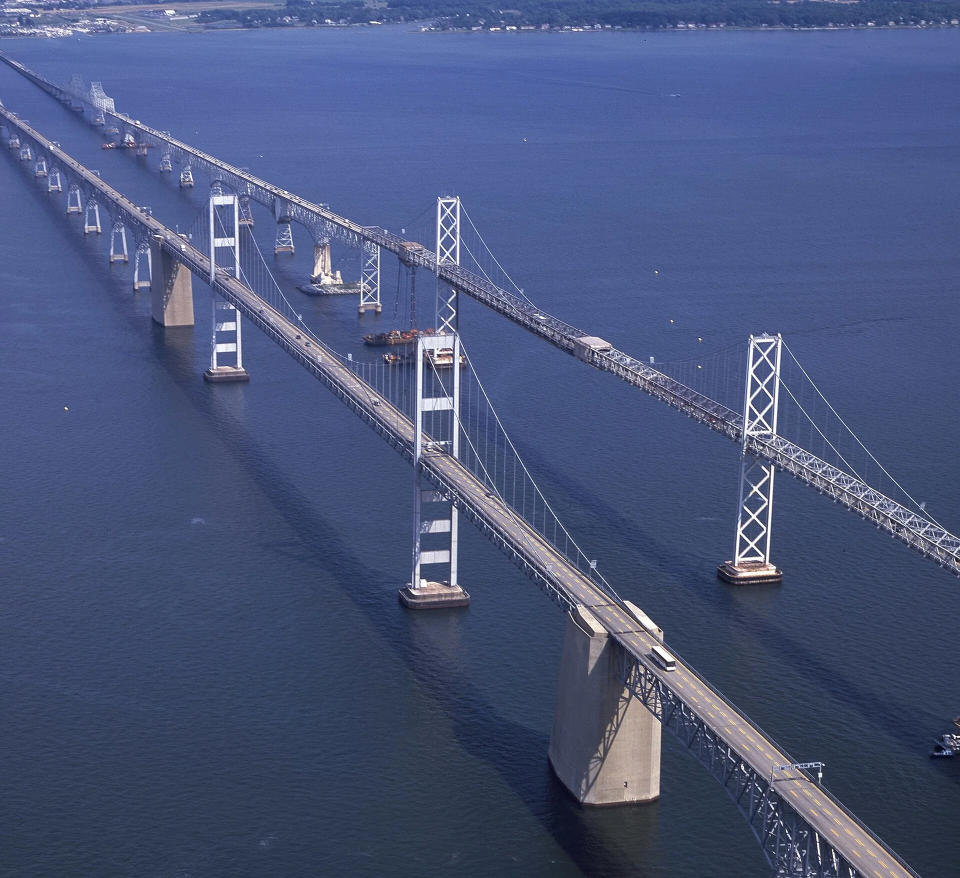
#> input picture content/source/chesapeake-bay-bridge-1920.webp, 1920 x 1756 px (shown at 1/2 size)
$ python make-social-cards.py
#> lines starting #> are read from the running program, lines starting #| are printed output that depends on the picture
"""Render the 1200x630 social preview cards used for Open Graph and Twitter.

public/assets/social-mdeagles.jpg is the default (homepage). Every brief, guide and section page also gets its
own card in public/assets/social/ showing that page's title, so a link shared in a text, group chat or on social
media says what the page is. Uses the graded bridge photograph and the self-hosted Newsreader and Hanken Grotesk
fonts (pinned to one weight, converted from woff2 in memory).
Run: python3 scripts/make-social-cards.py
"""
import io
import json
from pathlib import Path

import numpy as np
from fontTools.ttLib import TTFont
from fontTools.varLib import instancer
from PIL import Image, ImageDraw, ImageFont

root = Path(__file__).resolve().parents[1]
assets = root / 'public' / 'assets'
out_dir = assets / 'social'
out_dir.mkdir(exist_ok=True)
W, H = 1200, 630
WHITE, GOLD, SOFT = (251, 249, 243, 255), (255, 200, 56, 255), (201, 210, 212, 255)
_fonts = {}


def font(name, size, weight=400, opsz=None):
    key = (name, size, weight, opsz)
    if key not in _fonts:
        axes = {'wght': weight}
        if opsz:
            axes['opsz'] = opsz
        ttf = instancer.instantiateVariableFont(TTFont(assets / name), axes)
        ttf.flavor = None
        buffer = io.BytesIO()
        ttf.save(buffer)
        buffer.seek(0)
        _fonts[key] = ImageFont.truetype(buffer, size)
    return _fonts[key]


photo = Image.open(root / 'content' / 'source' / 'chesapeake-bay-bridge-1920.webp').convert('RGB')
#> photo is the input picture: PIL image 1920x1756 RGB; mean R, G, B 73.4, 85.5, 123.2
# the graded film image is what the site shows, so use it
photo = Image.open(assets / 'bay-bridge-film-1920.webp').convert('RGB')
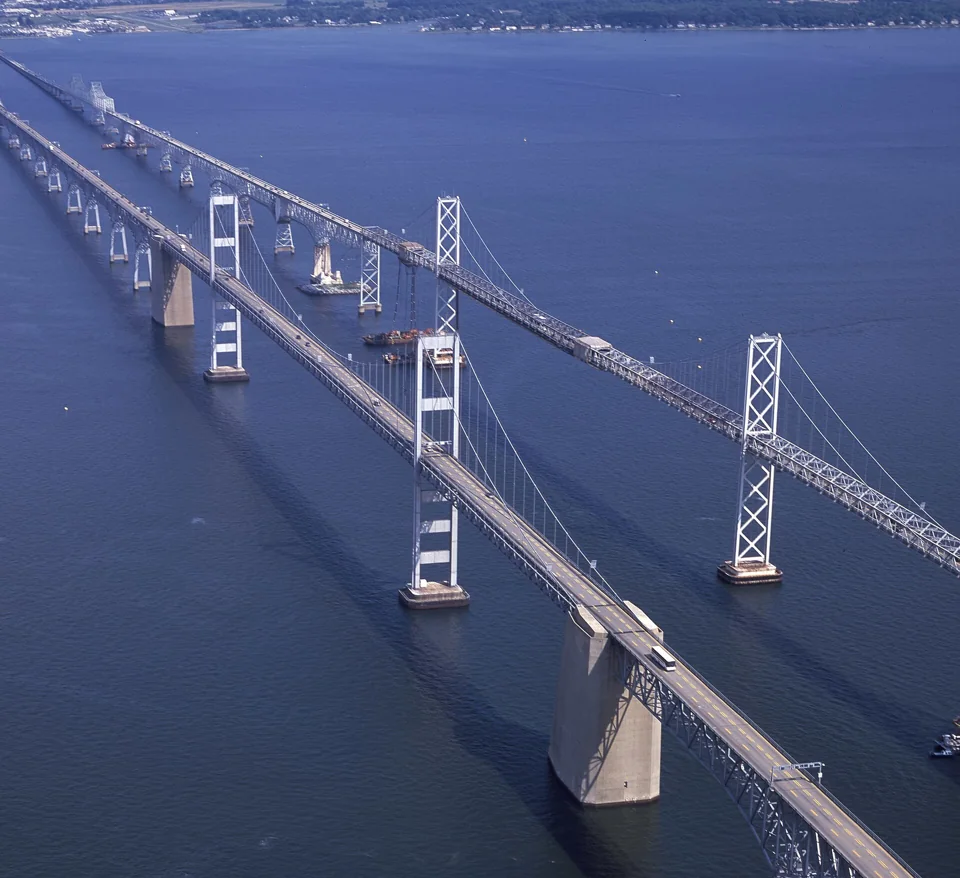
#> input picture assets/chesapeake-bay-bridge-960.webp, 960 x 878 px, given in place of bay-bridge-film-1920.webp, which was not available
#> photo is the input picture: PIL image 960x878 RGB; mean R, G, B 73.3, 85.5, 123.2
xs, ys = np.meshgrid(np.arange(W), np.arange(H))
left = np.clip(1 - xs / (W * 0.82), 0, 1) ** 1.2
bottom = np.clip((ys - H * 0.3) / (H * 0.7), 0, 1) ** 1.5
alpha = np.clip(255 * (0.86 * left + 0.6 * bottom), 0, 238).astype(np.uint8)
shade = Image.fromarray(np.dstack([np.full((H, W), 18), np.full((H, W), 15), np.full((H, W), 16), alpha]).astype(np.uint8), 'RGBA')
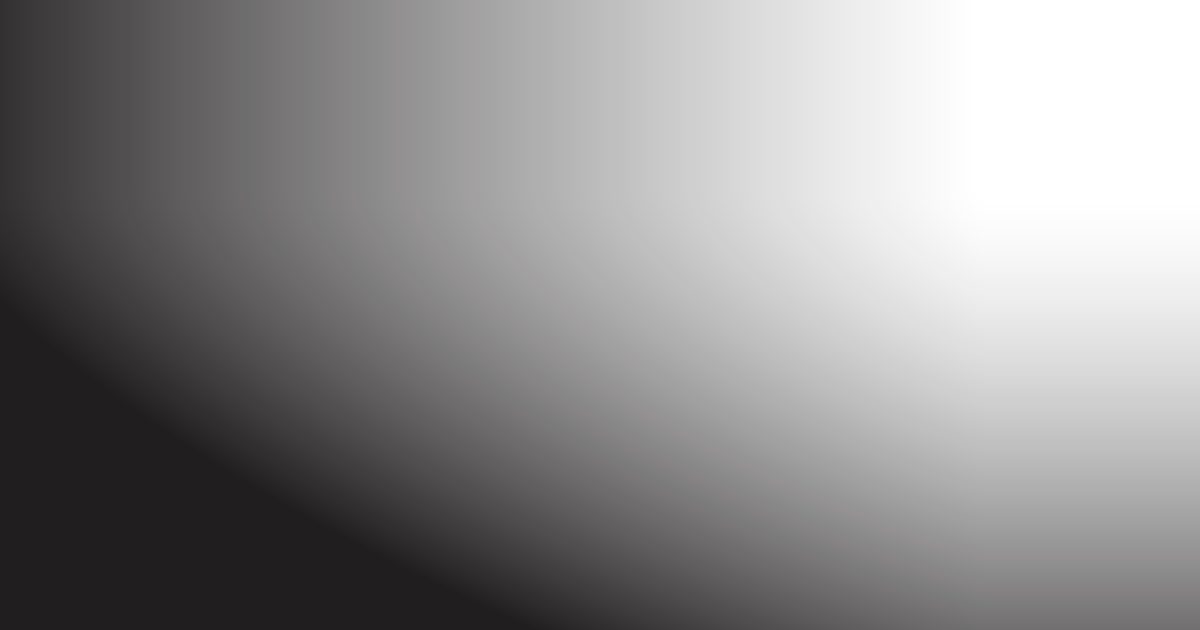
#> shade: PIL image 1200x630 RGBA; mean R, G, B, A 18, 15, 16, 119.8; transparent parts drawn white


def background(top):
#> called with top = 330
    crop_h = round(photo.width * H / W)
#> crop_h = 504
    card = photo.crop((0, top, photo.width, top + crop_h)).resize((W, H), Image.LANCZOS).convert('RGBA')
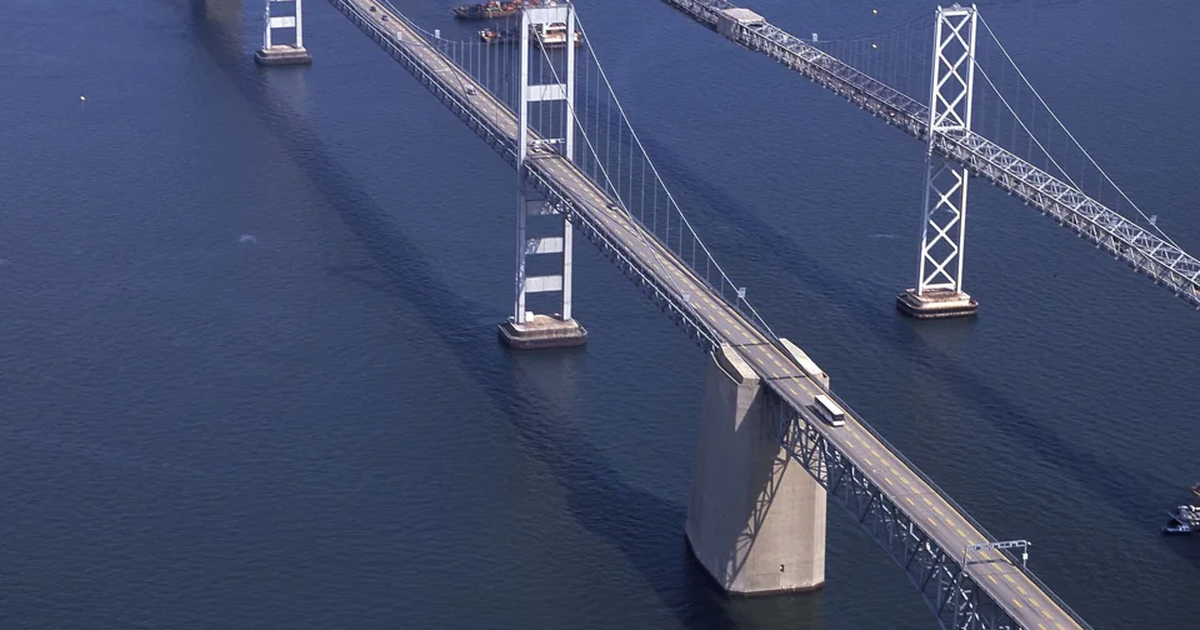
#> card: PIL image 1200x630 RGBA; mean R, G, B, A 68, 78.3, 108.4, 255
    card = Image.alpha_composite(card, shade)
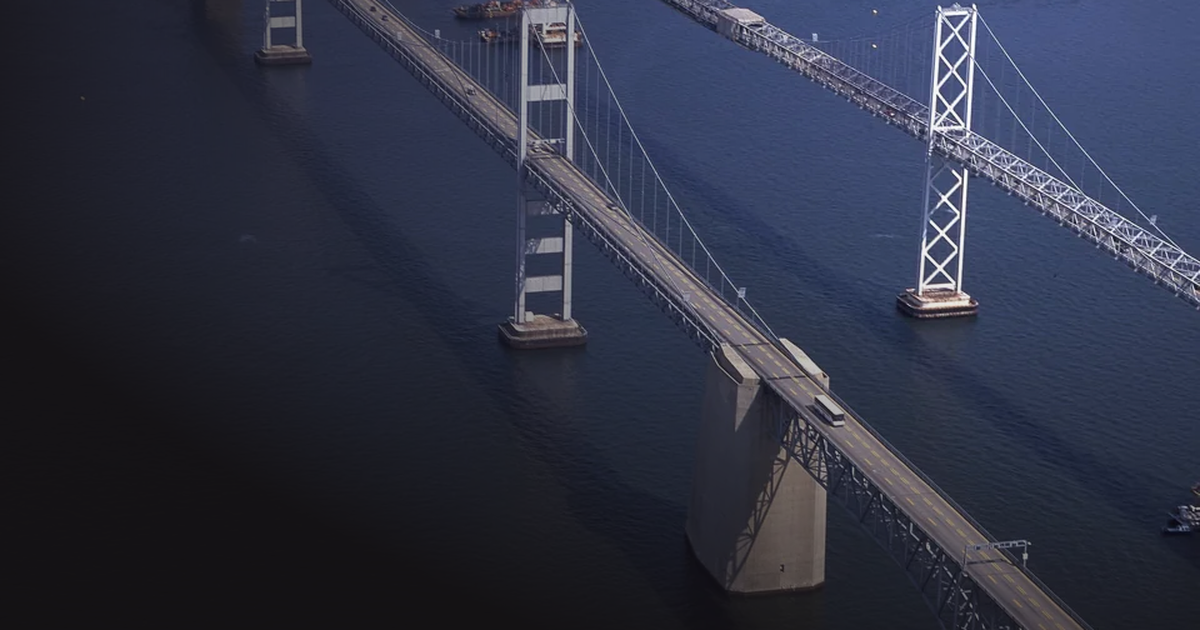
#> card: PIL image 1200x630 RGBA; mean R, G, B, A 46.9, 50.7, 67.5, 255
    d = ImageDraw.Draw(card)
    k = 2.4
    for pts in ([(32, 38), (22, 26), (8, 22), (19, 37), (32, 45)], [(32, 38), (42, 26), (56, 22), (45, 37), (32, 45)],
                [(27, 32), (32, 24), (37, 32)], [(32, 38), (32, 45)]):
        d.line([(64 + (x - 8) * k, 58 + (y - 22) * k) for x, y in pts], fill=GOLD, width=3, joint='curve')
    d.text((64 + 48 * k + 20, 56), 'MD Eagles', font=font('newsreader.woff2', 42, 500, 24), fill=WHITE)
    d.text((W - 64, 66), 'mdeagles.com', font=font('hanken-grotesk.woff2', 24, 400), fill=SOFT, anchor='ra')
    return card


#> (the run stopped early here; a loop or call above may not have finished)
